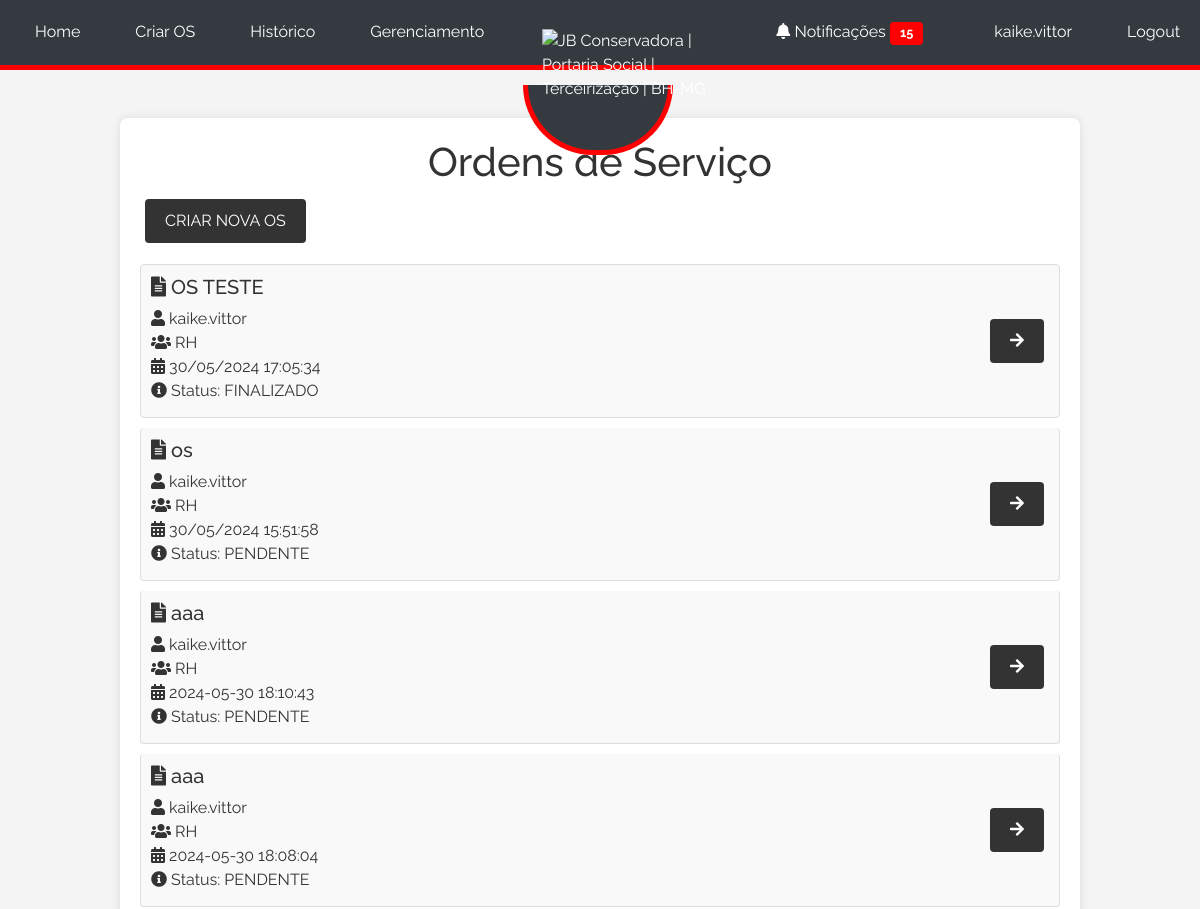
Page / (signed in, upper part) on the earlier database version.
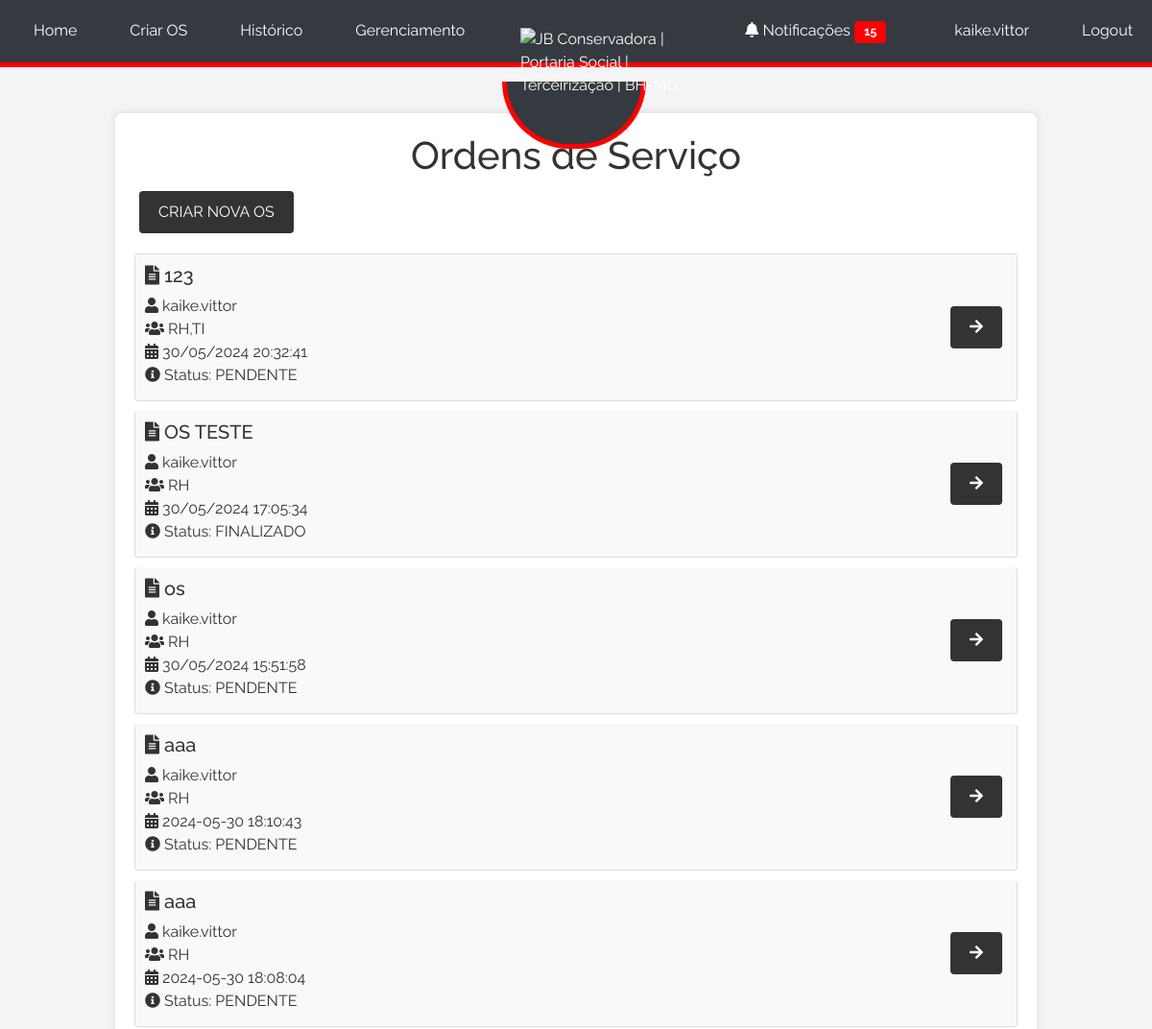
Same page on the later database version.
### tables this page shows
CREATE TABLE os (
            id INTEGER PRIMARY KEY AUTOINCREMENT,
            file_path TEXT NOT NULL,
            created_at TEXT NOT NULL,
            name TEXT,
            creator_id INTEGER, ultima_notificacao TEXT, status TEXT DEFAULT "PENDENTE",
            FOREIGN KEY(creator_id) REFERENCES users(id)
        );

### app.py (the view)
    @app.route('/')
    @login_required
    def index():
        conn = sqlite3.connect('site.db')
        conn.row_factory = sqlite3.Row  # Permite acessar os resultados como dicionário
        c = conn.cursor()
        c.execute('''
            SELECT os.id, os.file_path, os.created_at, os.name, os.creator_id, users.username,
                   os.status,
                   GROUP_CONCAT(DISTINCT sector.name ORDER BY sector.name ASC) AS sectors
            FROM os
            JOIN users ON os.creator_id = users.id
            LEFT JOIN sector ON os.id = sector.os_id
            GROUP BY os.id, os.file_path, os.created_at, os.name, os.creator_id, users.username
            ORDER BY os.created_at DESC
        ''')
        orders = c.fetchall()
        c.execute('SELECT COUNT(*) FROM notifications WHERE user_id = ? AND is_read = 0', (current_user.id,))
        unread_notifications_count = c.fetchone()[0]
        conn.close()
        return render_template('index.html', orders=orders, unread_notifications_count=unread_notifications_count)

### templates/index.html
{% extends "base.html" %}
{% block content %}
  <h1>Ordens de Serviço</h1>
  {% if current_user.sector in ['COMERCIAL', 'ADMIN'] %}
  <a href="{{ url_for('create_os') }}" class="btn btn-primary mb-3">Criar Nova OS</a>
  {% endif %}
  <div class="list-group">
    {% for order in orders %}
      <div class="list-group-item">
        <div class="d-flex justify-content-between align-items-center">
          <div>
            <h5><i class="fas fa-file-alt"></i> {{ order['name'] }}</h5>
            <p class="mb-1">
              <i class="fas fa-user"></i> {{ order['username'] }}<br>
              <i class="fas fa-users"></i> {{ order['sectors'] }}<br>
              <i class="fas fa-calendar-alt"></i> {{ order['created_at'] }}<br>
              <i class="fas fa-info-circle"></i> Status: {{ order['status'] }}
            </p>
          </div>
          <a href="{{ url_for('view_os', os_id=order['id']) }}" class="btn btn-primary">
            <i class="fas fa-arrow-right"></i>
          </a>
        </div>
      </div>
    {% endfor %}
  </div>
{% endblock %}

Differences in the rows shown:
added os: name "123", username "kaike.vittor", sectors "RH,TI", created_at "30/05/2024 20:32:41", status "PENDENTE"
